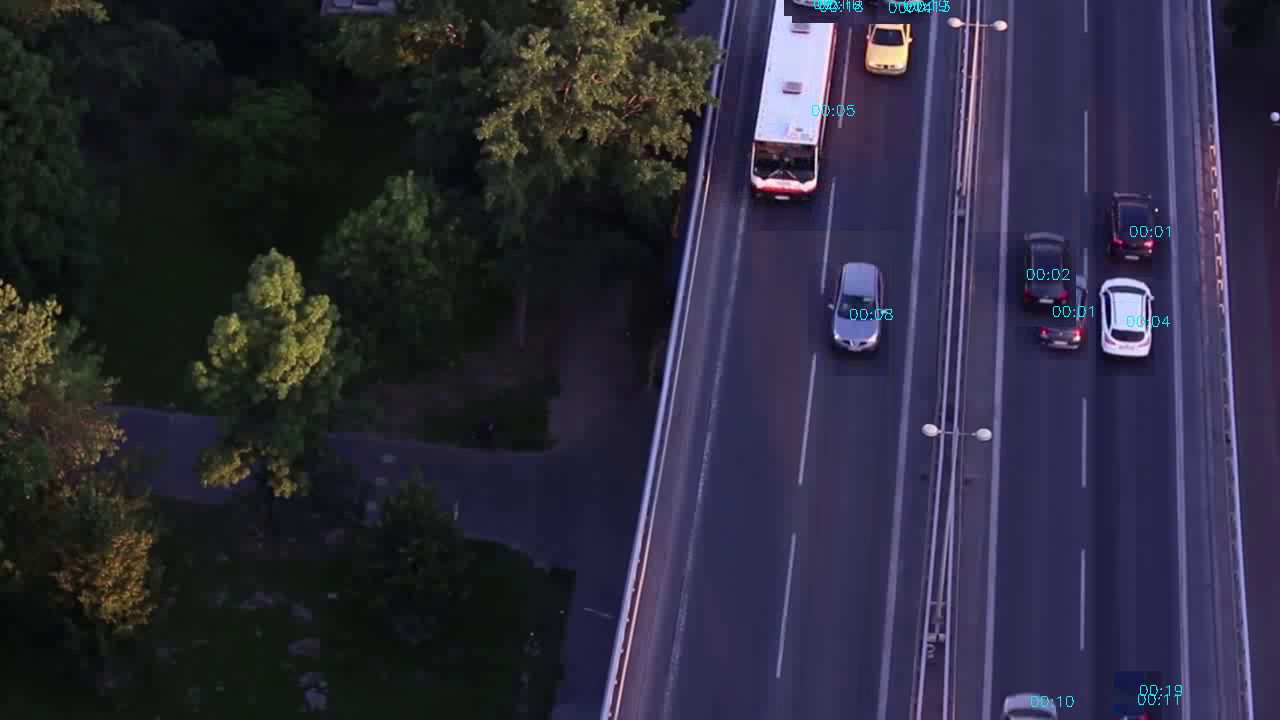
#> input picture frame 36 of video2_summary.avi, 1280 x 720 px, given in place of video3.webm, which was not available
$ jupyter execute --allow-errors BGS.ipynb   (text cells are left out)
#> lines starting #> are read from the running program, lines starting #| are printed output that depends on the picture; after the words box and inside, x2 and y2 are one past the last pixel; in counts of white or black regions, pixels touching at a corner belong together; pictures that were not available may be replaced by others from this repository, and a replacement may not be noted
[cell 1]
import os
import numpy as np
import cv2
import time as tm
import argparse

[cell 2]
# [4 lines of commented-out code are left out]
VID_PATH = 'video3.webm'

[cell 3]
CONTINUITY_THRESHOLD = 10 #For cutting out boxes

MIN_SECONDS = 2 # (seconds) Minimum duration of a moving object
INTERVAL_BW_DIVISIONS = 10 # (seconds) For distributing moving objects over a duration to reduce overlapping.
GAP_BW_DIVISIONS = 1.5 #(seconds)

# if args.INTERVAL_BW_DIVISIONS:
#     INTERVAL_BW_DIVISIONS = args.INTERVAL_BW_DIVISIONS

[cell 4]
"""Will give boxes for each frame and simultaneously extract background"""

cap  = cv2.VideoCapture(VID_PATH)
fps = int(cap.get(cv2.CAP_PROP_FPS))
fgbg = cv2.createBackgroundSubtractorKNN()

ret, frame = cap.read()
#> frame is the input picture: shape (720, 1280, 3); mean B, G, R 60.1, 43.6, 45.5
all_conts = []

avg2 = np.float32(frame) #BG-Ext

while ret:

    #Background extraction
    try:
        cv2.accumulateWeighted(frame, avg2, 0.01)
    except:
        break
    #if ret is true than no error with cap.isOpened
    ret, frame = cap.read()
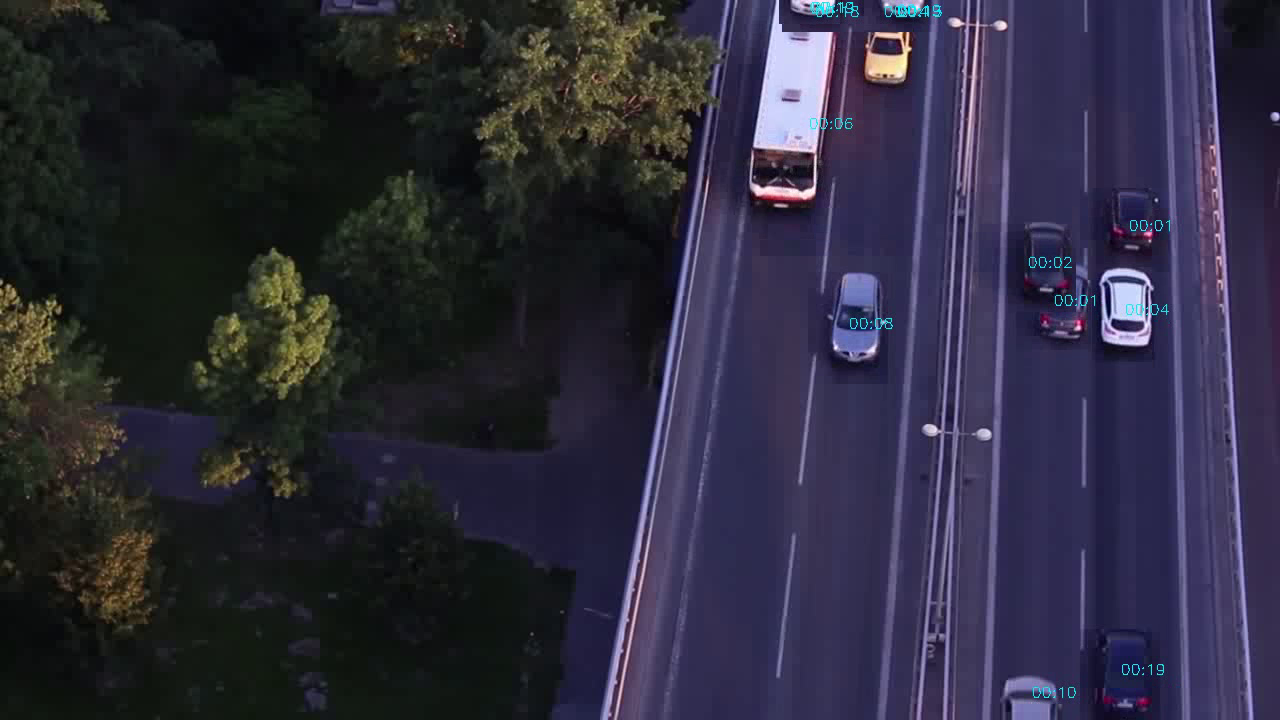
#> input picture frame 37 of video2_summary.avi, 1280 x 720 px, given in place of video3.webm, which was not available
#> frame is the input picture: shape (720, 1280, 3); mean B, G, R 60.2, 43.6, 45.5

    if ret==True:
        #apply background substraction
        fgmask = fgbg.apply(frame)
#> fgmask: shape (720, 1280); every value is 255

        #apply contours on foreground
        (contours, hierarchy) = cv2.findContours(fgmask.copy(), cv2.RETR_EXTERNAL,cv2.CHAIN_APPROX_SIMPLE)
#> contours = [[[0, 0], [0, 719], [1279, 719], [1279, 0]]]

        contours = np.array([np.array(cv2.boundingRect(c)) for c in contours if cv2.contourArea(c) >= 500])
#> contours = [[0, 0, 1280, 720]]
        all_conts.append(contours)
        for c in contours:

            #get bounding box from countour
            (x, y, w, h) = c

            cv2.rectangle(frame, (x, y), (x + w, y + h), (0, 255, 0), 2)
#> this loop made 1 pass
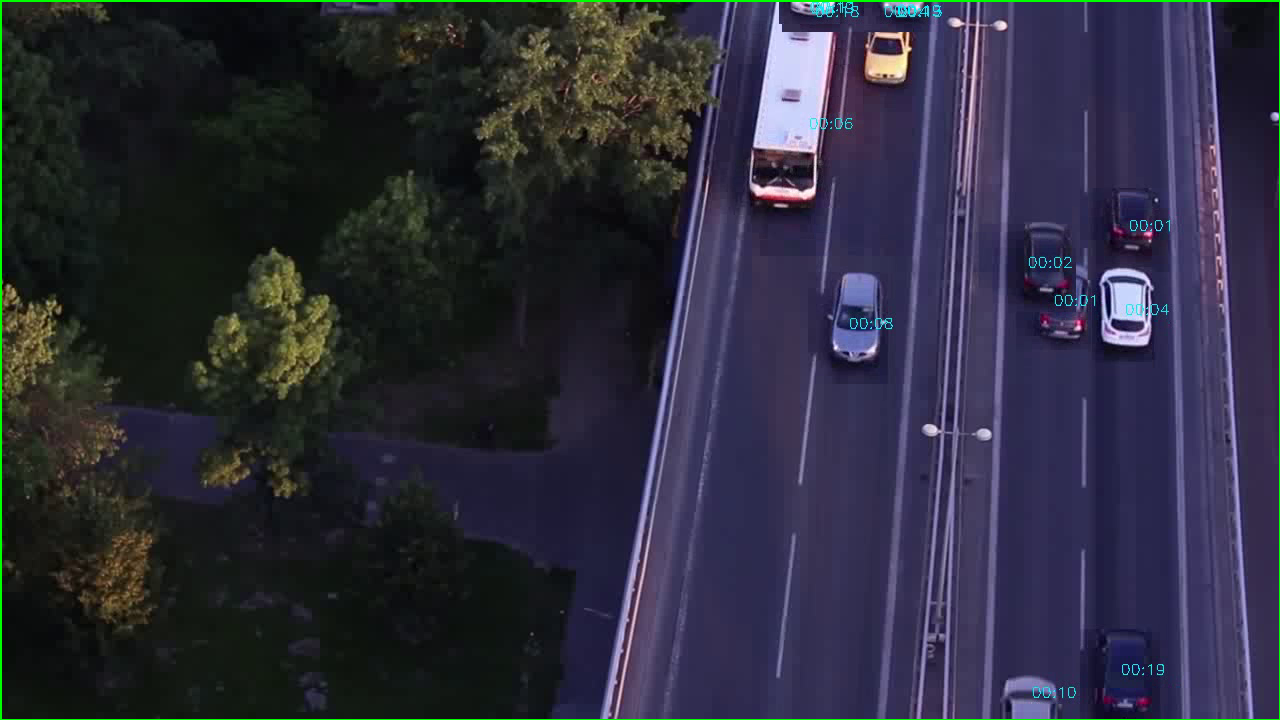
#> frame: shape (720, 1280, 3); 0.65% of pixels changed, all inside (x1, y1, x2, y2) = (0, 0, 1280, 720)

#         cv2.imshow('rgb', frame)

        if cv2.waitKey(1) & 0xFF == ord("q"):
#> (key q is pressed here)
            break

cap.release()
cv2.destroyAllWindows()
background = cv2.convertScaleAbs(avg2)

[cell 5]
def get_centres(p1):
    return np.transpose(np.array([p1[:,0] + p1[:,2]/2, p1[:,1] + p1[:,3]/2]))

[cell 6]
def distance(p1, p2):
    p1 = np.expand_dims(p1, 0)
    if p2.ndim==1:
        p2 = np.expand_dims(p2, 0)

    c1 = get_centres(p1)
    c2 = get_centres(p2)
    return np.linalg.norm(c1 - c2, axis=1)

def get_nearest(p1, points):
    """returns index of the point in *points* that is closest to p1"""
    return np.argmin(distance(p1, points))

[cell 7]
class box:
    def __init__(self, coords, time):
        self.coords = coords #coordinates
        self.time   = time #nth frame/time

class moving_obj:
    def __init__(self, starting_box):
        self.boxes = [starting_box]

    def add_box(self, box):
        self.boxes.append(box)

    def last_coords(self):
        return self.boxes[-1].coords

    def age(self, curr_time):
        last_time = self.boxes[-1].time
        return curr_time - last_time

[cell 8]
"""Will associate boxes into objects"""
#old - boxes in the previous frame
#new - boxes in the current frame


moving_objs = []

for curr_time, new_boxes in enumerate(all_conts): #iterating over frames
    if len(new_boxes) != 0: #if not empty
        new_assocs = [None]*len(new_boxes) #all new boxes initially are not associated with any moving_objs
        obj_coords = np.array([obj.last_coords() for obj in moving_objs if obj.age(curr_time)<CONTINUITY_THRESHOLD])
        unexp_idx = -1 #index of unexpired obj in moving_objs
        for obj_idx, obj in enumerate(moving_objs):
            if obj.age(curr_time) < CONTINUITY_THRESHOLD: #checking only unexpired objects
                unexp_idx += 1
                nearest_new = get_nearest(obj.last_coords(), new_boxes) #nearest box to obj
                nearest_obj = get_nearest(new_boxes[nearest_new], obj_coords) #nearest obj to box

                if nearest_obj==unexp_idx: #both closest to each-other
                    #associate
                    new_assocs[nearest_new] = obj_idx


    for new_idx, new_coords in enumerate(new_boxes):
        new_assoc = new_assocs[new_idx]
        new_box = box(new_coords, curr_time)

        if new_assoc is not None:
            #associate new box to moving_obj
            moving_objs[new_assoc].add_box(new_box)
        else:
            #add a fresh, new moving_obj to moving_objs
            new_moving_obj = moving_obj(new_box)
            moving_objs.append(new_moving_obj)
#> this loop made 1 pass
#> curr_time on pass 1: 0
#> after the loop, moving_objs = 1 item

[cell 9]
#Removing objects that occur for a very small duration

MIN_FRAMES = MIN_SECONDS*fps

moving_objs = [obj for obj in moving_objs if (obj.boxes[-1].time-obj.boxes[0].time)>MIN_FRAMES]
#> moving_objs = []

[cell 10]
def cut(image, coords):
    (x, y, w, h) = coords
    return image[y:y+h,x:x+w]

[cell 11]
def overlay(frame, image, coords):
    (x, y, w, h) = coords
    frame[y:y+h,x:x+w] = cut(image, coords)

[cell 12]
def sec2HMS(seconds):
    return tm.strftime('%M:%S', tm.gmtime(seconds))

def frame2HMS(n_frame, fps):
    return sec2HMS(float(n_frame)/float(fps))

#> (a cell that did not finish here is left out)

[cell 14]
"""Crop moving objects from main video and overlay them on the background"""
cap  = cv2.VideoCapture(VID_PATH)
# fgbg = cv2.createBackgroundSubtractorMOG2()

ret, frame = cap.read() #original video
# all_conts = []

all_texts = []

vid_time = -1
while ret:
    vid_time += 1
    ret, frame = cap.read()

    if ret==True:

        for obj_idx, mving_obj in enumerate(moving_objs):
            if mving_obj.boxes: #non-empty
                first_box = mving_obj.boxes[0]

                if(first_box.time == vid_time):
                    final_time = first_box.time - start_times[obj_idx] + int(int(start_times[obj_idx]/int(INTERVAL_BW_DIVISIONS*fps))*GAP_BW_DIVISIONS*fps)

                    overlay(final_video[final_time-1], frame, first_box.coords)
                    (x, y, w, h) = first_box.coords

                    #TODO: DESIGN
#                     all_texts.append((final_time-1, frame2HMS(first_box.time, fps), (x, y-10))) #Above
                    all_texts.append((final_time-1, frame2HMS(first_box.time, fps), (x+int(w/2), y+int(h/2)))) #Centre

                    del(mving_obj.boxes[0])
#> this loop made 0 passes
#> after the loop, all_texts = []
        if cv2.waitKey(1) & 0xFF == ord("q"):
#> (key q is pressed here)
            break

cap.release()
cv2.destroyAllWindows()

[cell 15]
#annotating moving objects
for (t, text, org) in all_texts:
    cv2.putText(final_video[t], text, org, cv2.FONT_HERSHEY_SIMPLEX, 0.5, (252, 240,3 ), 1)
    #TODO: DESIGN

$ run again, starting later in the video
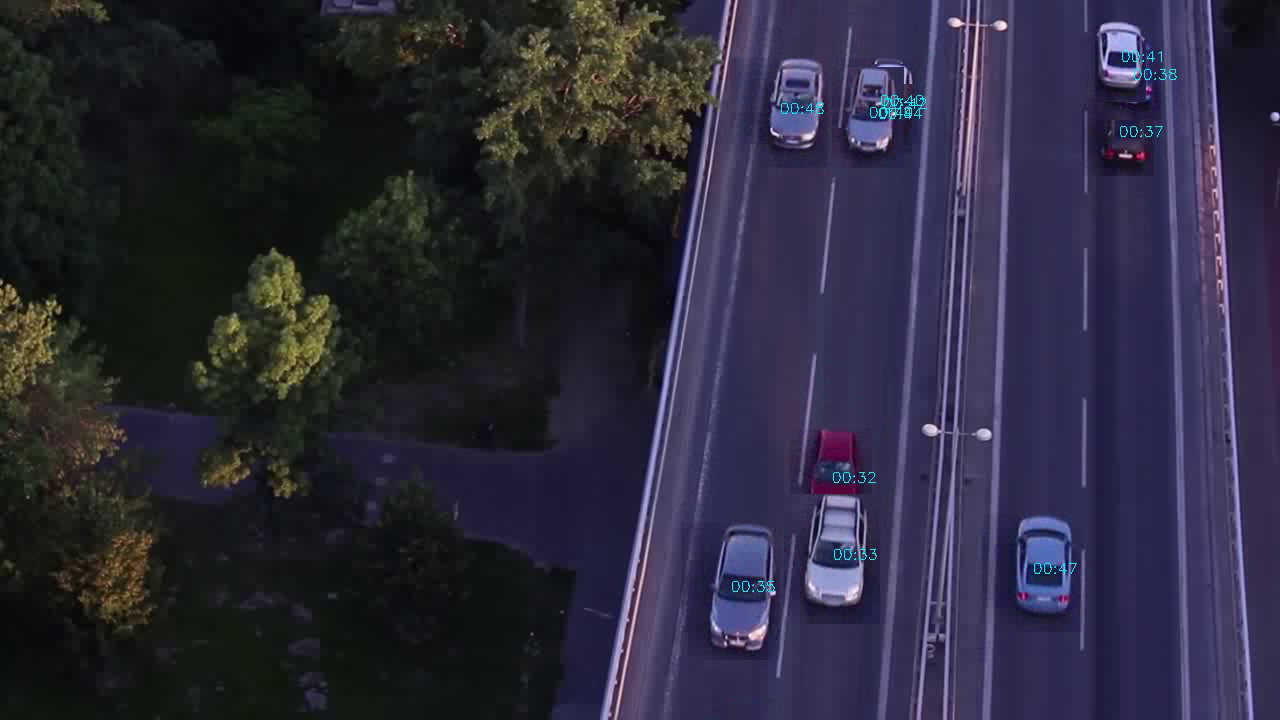
#> input picture frame 162 of video2_summary.avi, 1280 x 720 px, given in place of video3.webm, which was not available
#> frame is the input picture: shape (720, 1280, 3); mean B, G, R 59.9, 42.8, 44.5
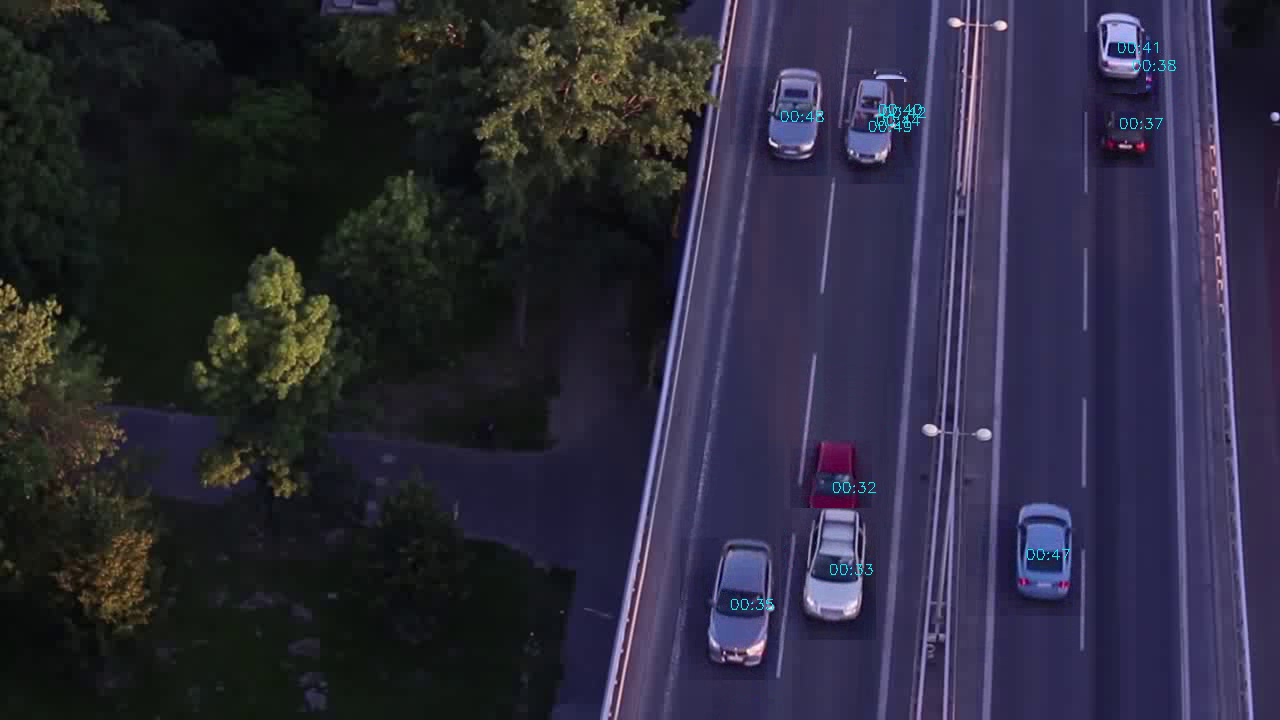
#> input picture frame 163 of video2_summary.avi, 1280 x 720 px, given in place of video3.webm, which was not available
#> frame is the input picture: shape (720, 1280, 3); mean B, G, R 59.8, 42.8, 44.5
#> fgmask: shape (720, 1280); every value is 255
#> `(contours, hierarchy) = cv2.findContours(fgmask.copy(), cv2.RETR_EXTER..`: contours = [[[0, 0], [0, 719], [1279, 719], [1279, 0]]]
#> `contours = np.array([np.array(cv2.boundingRect(c)) for c in contours i..`: contours = [[0, 0, 1280, 720]]
#> the loop `for c in contours:` made 1 pass
#> after the loop `for c in contours:`:
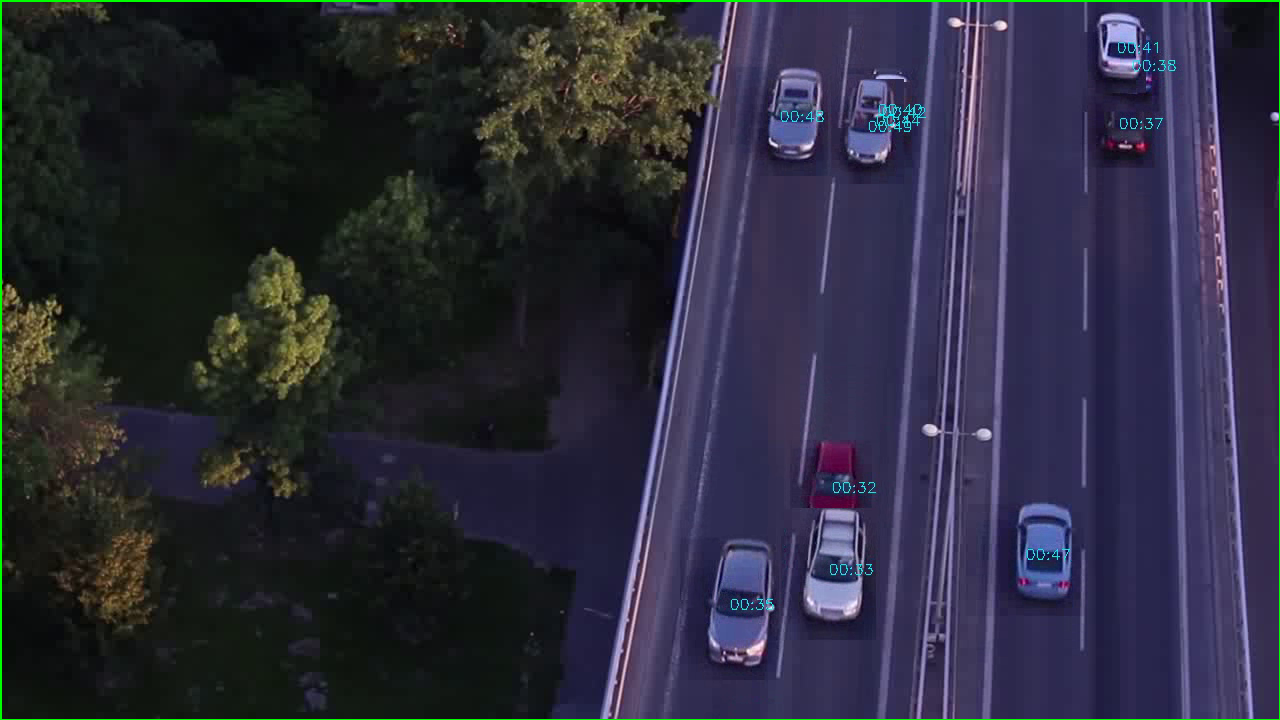
#> frame: shape (720, 1280, 3); 0.65% of pixels changed, all inside (x1, y1, x2, y2) = (0, 0, 1280, 720)
#> the loop `for curr_time, new_boxes in enumerate(all_conts):` made 1 pass
#> curr_time on pass 1: 0
#> after the loop `for curr_time, new_boxes in enumerate(all_conts):`: moving_objs = 1 item
#> `moving_objs = [obj for obj in moving_objs if (obj.boxes[-1].time-obj.b..`: moving_objs = []

$ run again, starting later in the video
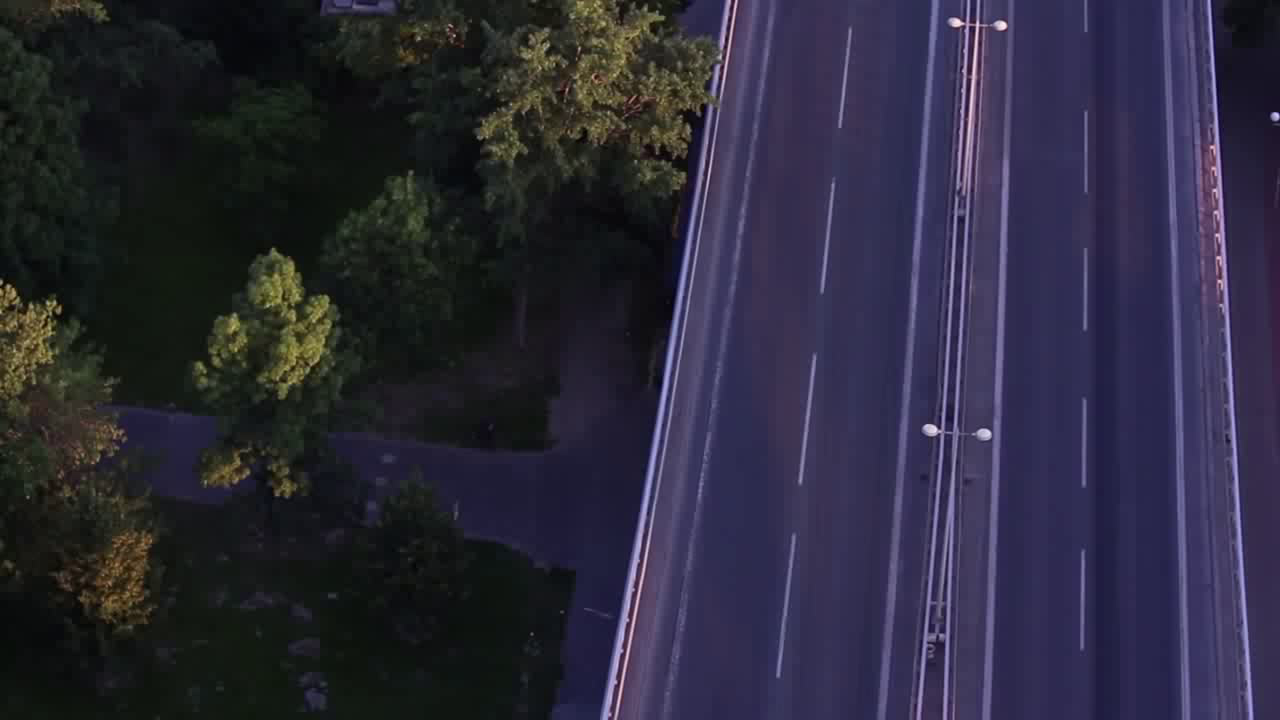
#> input picture frame 288 of video2_summary.avi, 1280 x 720 px, given in place of video3.webm, which was not available
#> frame is the input picture: shape (720, 1280, 3); mean B, G, R 58.5, 41.8, 43.7
#> fgmask: shape (720, 1280); every value is 255
#> `(contours, hierarchy) = cv2.findContours(fgmask.copy(), cv2.RETR_EXTER..`: contours = [[[0, 0], [0, 719], [1279, 719], [1279, 0]]]
#> `contours = np.array([np.array(cv2.boundingRect(c)) for c in contours i..`: contours = [[0, 0, 1280, 720]]
#> the loop `for c in contours:` made 1 pass
#> after the loop `for c in contours:`:
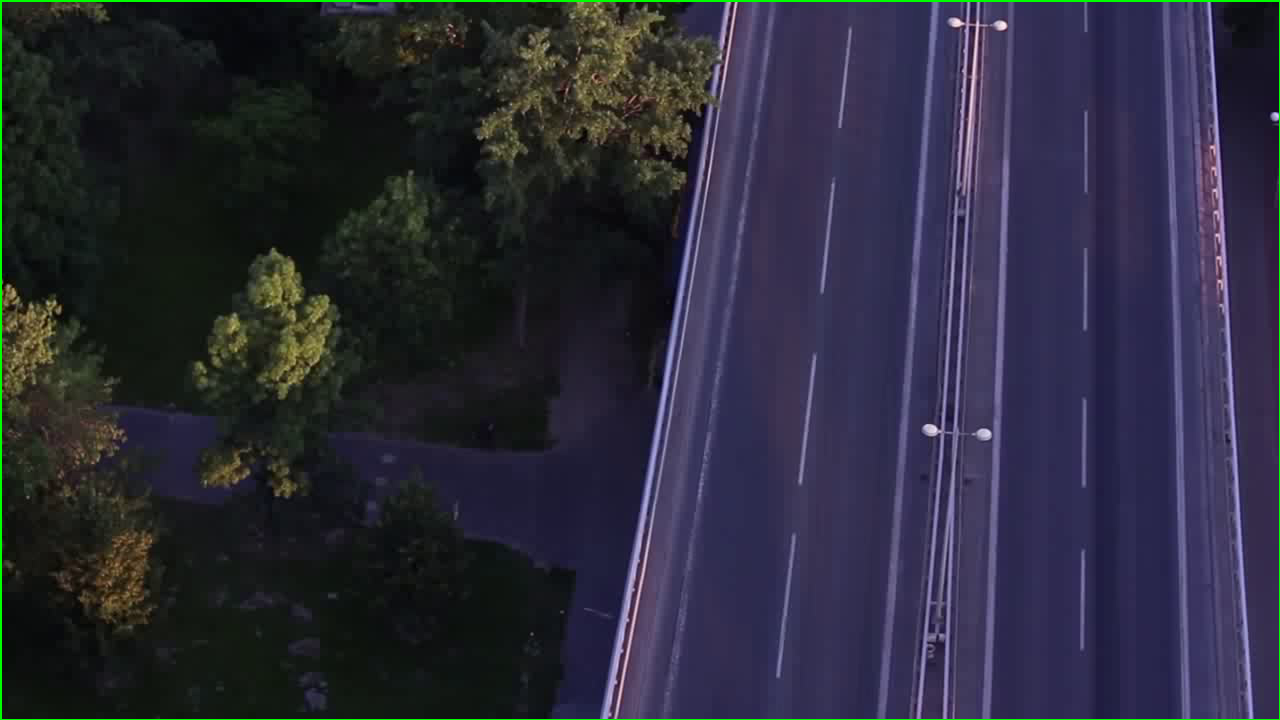
#> frame: shape (720, 1280, 3); mean B, G, R 58.1, 43.2, 43.5
#> the loop `for curr_time, new_boxes in enumerate(all_conts):` made 1 pass
#> curr_time on pass 1: 0
#> after the loop `for curr_time, new_boxes in enumerate(all_conts):`: moving_objs = 1 item
#> `moving_objs = [obj for obj in moving_objs if (obj.boxes[-1].time-obj.b..`: moving_objs = []
